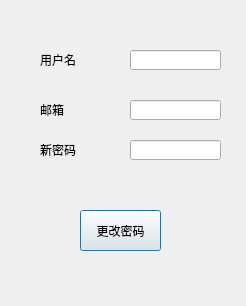
<?xml version="1.0" encoding="UTF-8"?>
<ui version="4.0">
 <class>FindMima</class>
 <widget class="QDialog" name="FindMima">
  <property name="geometry">
   <rect>
    <x>0</x>
    <y>0</y>
    <width>246</width>
    <height>306</height>
   </rect>
  </property>
  <property name="windowTitle">
   <string>Dialog</string>
  </property>
  <widget class="QLineEdit" name="lineEditPasswordCheck_2">
   <property name="geometry">
    <rect>
     <x>130</x>
     <y>100</y>
     <width>91</width>
     <height>20</height>
    </rect>
   </property>
   <property name="styleSheet">
    <string notr="true">background-image: url(:/images/backw.png);</string>
   </property>
   <property name="text">
    <string/>
   </property>
  </widget>
  <widget class="QLabel" name="labelName">
   <property name="geometry">
    <rect>
     <x>40</x>
     <y>50</y>
     <width>72</width>
     <height>20</height>
    </rect>
   </property>
   <property name="text">
    <string>用户名</string>
   </property>
  </widget>
  <widget class="QLineEdit" name="lineEditName">
   <property name="geometry">
    <rect>
     <x>130</x>
     <y>50</y>
     <width>91</width>
     <height>20</height>
    </rect>
   </property>
   <property name="styleSheet">
    <string notr="true">background-image: url(:/images/backw.png);</string>
   </property>
  </widget>
  <widget class="QLabel" name="labelPasswordCheck_2">
   <property name="geometry">
    <rect>
     <x>40</x>
     <y>100</y>
     <width>72</width>
     <height>20</height>
    </rect>
   </property>
   <property name="text">
    <string>邮箱</string>
   </property>
  </widget>
  <widget class="QPushButton" name="registerCheckButton">
   <property name="geometry">
    <rect>
     <x>80</x>
     <y>210</y>
     <width>81</width>
     <height>41</height>
    </rect>
   </property>
   <property name="styleSheet">
    <string notr="true">background-image: url(:/images/backw.png);</string>
   </property>
   <property name="text">
    <string>更改密码</string>
   </property>
  </widget>
  <widget class="QLineEdit" name="lineEditPassword">
   <property name="geometry">
    <rect>
     <x>130</x>
     <y>140</y>
     <width>91</width>
     <height>20</height>
    </rect>
   </property>
   <property name="styleSheet">
    <string notr="true">background-image: url(:/images/backw.png);</string>
   </property>
  </widget>
  <widget class="QLabel" name="labelPassword">
   <property name="geometry">
    <rect>
     <x>40</x>
     <y>140</y>
     <width>72</width>
     <height>20</height>
    </rect>
   </property>
   <property name="text">
    <string>新密码</string>
   </property>
  </widget>
 </widget>
 <resources/>
 <connections/>
</ui>
